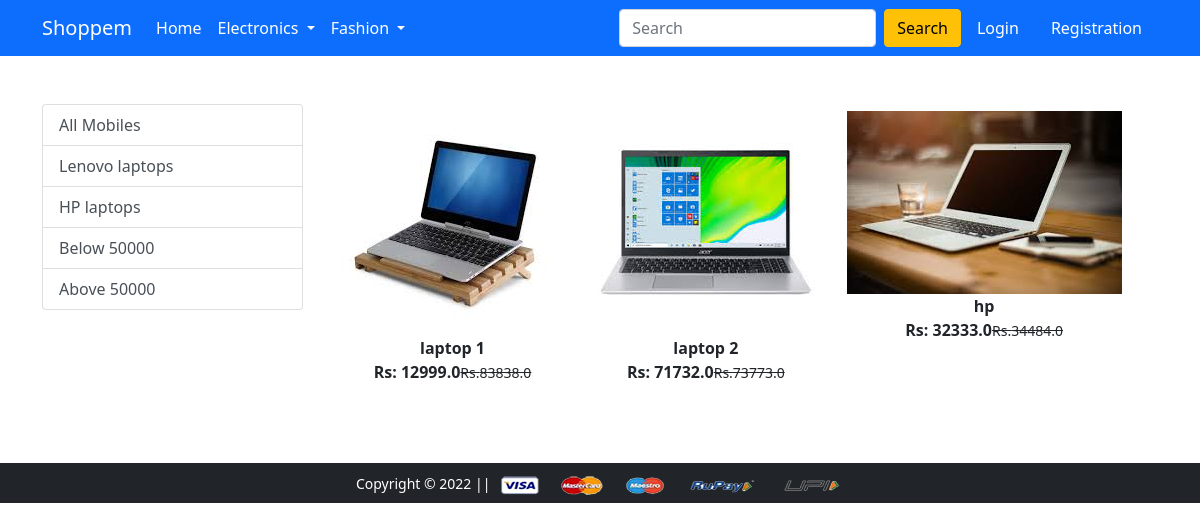
The app's page /laptop/ with its own data.
### app/models.py (models this page shows, shortened)
class Product(models.Model):
    title=models.CharField(max_length=100)
    selling_price=models.FloatField()
    discounted_price=models.FloatField()
    brand=models.CharField(max_length=100)
    description=models.TextField()
    category=models.CharField(choices=category_choices, max_length=30)
    product_image=models.ImageField(upload_to="productImages")
    class Meta:
        db_table="products"

### app/views.py (the view)
# urls.py: path('laptop/', views.laptop, name='laptop'),
def laptop(request, data=None):
    if data==None:
        laptop=Product.objects.filter(category="L")
    elif data=="lenovo" or data=="hp":
        laptop=Product.objects.filter(category="L").filter(brand=data)
    elif data=="below":
        laptop=Product.objects.filter(category="L").filter(discounted_price__lt=50000)
    elif data=="above":
        laptop=Product.objects.filter(category="L").filter(discounted_price__gt=50000)
    context={
        "laptop":laptop
    }
    return render(request, 'app/laptop.html', context)

### app/templates/app/laptop.html (shortened to what this page needs)
{% extends 'app/base.html' %}
{% load static %}
{% block main-content %}
<div class="container my-5">
 <div class="row">
  <div class="col-sm-3">
    <div class="list-group">
        <a href="{% url "laptop" %}" class="list-group-item list-group-item-action" aria-current="true">All Mobiles</a>
        <a href="{% url "laptopdata" "lenovo" %}" class="list-group-item list-group-item-action" aria-current="true">Lenovo laptops</a>
        <a href="{% url "laptopdata" "hp" %}" class="list-group-item list-group-item-action" aria-current="true">HP laptops</a>
        <a href="{% url "laptopdata" "below" %}" class="list-group-item list-group-item-action" aria-current="true">Below 50000</a>
        <a href="{% url "laptopdata" "above" %}" class="list-group-item list-group-item-action" aria-current="true">Above 50000</a>
    </div>
  </div>
  <div class="col-sm-8">
        <div class="row">
            {% for product in laptop %}
                <div class="col-sm-4 text-center mb-4">
                    <a href="{% url "product-detail" product.id %}" class="btn">
                    <div class="item"><img src="{{product.product_image.url}}"  alt="" class="">
                        <div class="fw-bold">{{product.title}}</div>
                        <div class="fw-bold">Rs: {{product.discounted_price}}<small class="fw-light text-decoration-line-through">Rs.{{product.selling_price}}</small></div>
                    </div>
                    </a>
                </div>
            {% endfor %}
        </div>
    </div>
 </div>
</div>
{% endblock main-content %}

### records on screen
Product: product_image (picture), title "laptop 1", discounted_price "12999.0", selling_price "83838.0"
Product: product_image (picture), title "laptop 2", discounted_price "71732.0", selling_price "73773.0"
Product: product_image (picture), title "hp", discounted_price "32333.0", selling_price "34484.0"
